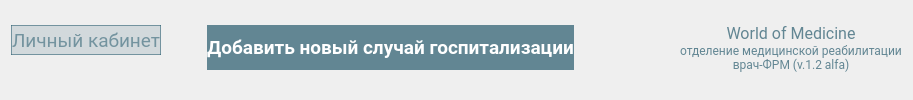
    <widget class="QFrame" name="top_panel">
     <layout class="QGridLayout" name="gridLayout_3">
      <property name="topMargin">
       <number>7</number>
      </property>
      <property name="verticalSpacing">
       <number>0</number>
      </property>
      <item row="0" column="3" rowspan="3">
       <spacer name="horizontalSpacer">
        <property name="orientation">
         <enum>Qt::Horizontal</enum>
        </property>
        <property name="sizeType">
         <enum>QSizePolicy::Fixed</enum>
        </property>
        <property name="sizeHint" stdset="0">
         <size>
          <width>100</width>
          <height>20</height>
         </size>
        </property>
       </spacer>
      </item>
      <item row="0" column="1" rowspan="3">
       <spacer name="horizontalSpacer_2">
        <property name="orientation">
         <enum>Qt::Horizontal</enum>
        </property>
        <property name="sizeType">
         <enum>QSizePolicy::Fixed</enum>
        </property>
        <property name="sizeHint" stdset="0">
         <size>
          <width>40</width>
          <height>20</height>
         </size>
        </property>
       </spacer>
      </item>
      <item row="1" column="0">
       <widget class="QPushButton" name="user_profile">
        <property name="enabled">
         <bool>false</bool>
        </property>
        <property name="minimumSize">
         <size>
          <width>0</width>
          <height>30</height>
         </size>
        </property>
        <property name="maximumSize">
         <size>
          <width>200</width>
          <height>16777215</height>
         </size>
        </property>
        <property name="font">
         <font>
          <family>Roboto</family>
          <pointsize>14</pointsize>
         </font>
        </property>
        <property name="styleSheet">
         <string notr="true">QPushButton {
background-color: rgba(50, 98, 115, 190);
font-size: 14pt;
color: White;
border: None;
}

QPushButton::hover {
background-color: rgba(50, 98, 115, 255);
border: 2px solid rgba(92, 158, 173, 255);
}

QPushButton::pressed {
background-color: rgba(92, 158, 173, 255);
border: 1px solid rgba(255, 255, 255, 255);
}

QPushButton::disabled {
background-color:  rgba(50, 98, 115, 40);
border: 1px solid rgba(50, 98, 115, 150);
color:  rgba(50, 98, 115, 150);
}</string>
        </property>
        <property name="text">
         <string>Личный кабинет</string>
        </property>
        <property name="icon">
         <iconset resource="../res_main.qrc">
          <normaloff>:/icon/icons/manage_accounts_white_36dp.svg</normaloff>:/icon/icons/manage_accounts_white_36dp.svg</iconset>
        </property>
        <property name="iconSize">
         <size>
          <width>32</width>
          <height>32</height>
         </size>
        </property>
       </widget>
      </item>
      <item row="0" column="0">
       <spacer name="verticalSpacer">
        <property name="orientation">
         <enum>Qt::Vertical</enum>
        </property>
        <property name="sizeType">
         <enum>QSizePolicy::Minimum</enum>
        </property>
        <property name="sizeHint" stdset="0">
         <size>
          <width>20</width>
          <height>18</height>
         </size>
        </property>
       </spacer>
      </item>
      <item row="2" column="0">
       <spacer name="verticalSpacer_2">
        <property name="orientation">
         <enum>Qt::Vertical</enum>
        </property>
        <property name="sizeType">
         <enum>QSizePolicy::Expanding</enum>
        </property>
        <property name="sizeHint" stdset="0">
         <size>
          <width>20</width>
          <height>15</height>
         </size>
        </property>
       </spacer>
      </item>
      <item row="0" column="2" rowspan="3">
       <widget class="QPushButton" name="add_new_patient">
        <property name="minimumSize">
         <size>
          <width>0</width>
          <height>45</height>
         </size>
        </property>
        <property name="palette">
         <palette>
          <active>
           <colorrole role="WindowText">
            <brush brushstyle="SolidPattern">
             <color alpha="255">
              <red>255</red>
              <green>255</green>
              <blue>255</blue>
             </color>
            </brush>
           </colorrole>
           <colorrole role="Button">
            <brush brushstyle="SolidPattern">
             <color alpha="190">
              <red>50</red>
              <green>98</green>
              <blue>115</blue>
             </color>
            </brush>
           </colorrole>
           <colorrole role="Light">
            <brush brushstyle="SolidPattern">
             <color alpha="255">
              <red>60</red>
              <green>145</green>
              <blue>255</blue>
             </color>
            </brush>
           </colorrole>
           <colorrole role="Midlight">
            <brush brushstyle="SolidPattern">
             <color alpha="255">
              <red>36</red>
              <green>119</green>
              <blue>227</blue>
             </color>
            </brush>
           </colorrole>
           <colorrole role="Dark">
            <brush brushstyle="SolidPattern">
             <color alpha="255">
              <red>6</red>
              <green>47</green>
              <blue>100</blue>
             </color>
            </brush>
           </colorrole>
           <colorrole role="Mid">
            <brush brushstyle="SolidPattern">
             <color alpha="255">
              <red>8</red>
              <green>62</green>
              <blue>133</blue>
             </color>
            </brush>
           </colorrole>
           <colorrole role="Text">
            <brush brushstyle="SolidPattern">
             <color alpha="255">
              <red>255</red>
              <green>255</green>
              <blue>255</blue>
             </color>
            </brush>
           </colorrole>
           <colorrole role="BrightText">
            <brush brushstyle="SolidPattern">
             <color alpha="255">
              <red>255</red>
              <green>255</green>
              <blue>255</blue>
             </color>
            </brush>
           </colorrole>
           <colorrole role="ButtonText">
            <brush brushstyle="SolidPattern">
             <color alpha="255">
              <red>255</red>
              <green>255</green>
              <blue>255</blue>
             </color>
            </brush>
           </colorrole>
           <colorrole role="Base">
            <brush brushstyle="SolidPattern">
             <color alpha="190">
              <red>50</red>
              <green>98</green>
              <blue>115</blue>
             </color>
            </brush>
           </colorrole>
           <colorrole role="Window">
            <brush brushstyle="SolidPattern">
             <color alpha="190">
              <red>50</red>
              <green>98</green>
              <blue>115</blue>
             </color>
            </brush>
           </colorrole>
           <colorrole role="Shadow">
            <brush brushstyle="SolidPattern">
             <color alpha="255">
              <red>0</red>
              <green>0</green>
              <blue>0</blue>
             </color>
            </brush>
           </colorrole>
           <colorrole role="AlternateBase">
            <brush brushstyle="SolidPattern">
             <color alpha="255">
              <red>133</red>
              <green>174</green>
              <blue>227</blue>
             </color>
            </brush>
           </colorrole>
           <colorrole role="ToolTipBase">
            <brush brushstyle="SolidPattern">
             <color alpha="255">
              <red>255</red>
              <green>255</green>
              <blue>220</blue>
             </color>
            </brush>
           </colorrole>
           <colorrole role="ToolTipText">
            <brush brushstyle="SolidPattern">
             <color alpha="255">
              <red>0</red>
              <green>0</green>
              <blue>0</blue>
             </color>
            </brush>
           </colorrole>
           <colorrole role="PlaceholderText">
            <brush brushstyle="SolidPattern">
             <color alpha="128">
              <red>255</red>
              <green>255</green>
              <blue>255</blue>
             </color>
            </brush>
           </colorrole>
          </active>
          <inactive>
           <colorrole role="WindowText">
            <brush brushstyle="SolidPattern">
             <color alpha="255">
              <red>255</red>
              <green>255</green>
              <blue>255</blue>
             </color>
            </brush>
           </colorrole>
           <colorrole role="Button">
            <brush brushstyle="SolidPattern">
             <color alpha="190">
              <red>50</red>
              <green>98</green>
              <blue>115</blue>
             </color>
            </brush>
           </colorrole>
           <colorrole role="Light">
            <brush brushstyle="SolidPattern">
             <color alpha="255">
              <red>60</red>
              <green>145</green>
              <blue>255</blue>
             </color>
            </brush>
           </colorrole>
           <colorrole role="Midlight">
            <brush brushstyle="SolidPattern">
             <color alpha="255">
              <red>36</red>
              <green>119</green>
              <blue>227</blue>
             </color>
            </brush>
           </colorrole>
           <colorrole role="Dark">
            <brush brushstyle="SolidPattern">
             <color alpha="255">
              <red>6</red>
              <green>47</green>
              <blue>100</blue>
             </color>
            </brush>
           </colorrole>
           <colorrole role="Mid">
            <brush brushstyle="SolidPattern">
             <color alpha="255">
              <red>8</red>
              <green>62</green>
              <blue>133</blue>
             </color>
            </brush>
           </colorrole>
           <colorrole role="Text">
            <brush brushstyle="SolidPattern">
             <color alpha="255">
              <red>255</red>
              <green>255</green>
              <blue>255</blue>
             </color>
            </brush>
           </colorrole>
           <colorrole role="BrightText">
            <brush brushstyle="SolidPattern">
             <color alpha="255">
              <red>255</red>
              <green>255</green>
              <blue>255</blue>
             </color>
            </brush>
           </colorrole>
           <colorrole role="ButtonText">
            <brush brushstyle="SolidPattern">
             <color alpha="255">
              <red>255</red>
              <green>255</green>
              <blue>255</blue>
             </color>
            </brush>
           </colorrole>
           <colorrole role="Base">
            <brush brushstyle="SolidPattern">
             <color alpha="190">
              <red>50</red>
              <green>98</green>
              <blue>115</blue>
             </color>
            </brush>
           </colorrole>
           <colorrole role="Window">
            <brush brushstyle="SolidPattern">
             <color alpha="190">
              <red>50</red>
              <green>98</green>
              <blue>115</blue>
             </color>
            </brush>
           </colorrole>
           <colorrole role="Shadow">
            <brush brushstyle="SolidPattern">
             <color alpha="255">
              <red>0</red>
              <green>0</green>
              <blue>0</blue>
             </color>
            </brush>
           </colorrole>
           <colorrole role="AlternateBase">
            <brush brushstyle="SolidPattern">
             <color alpha="255">
              <red>133</red>
              <green>174</green>
              <blue>227</blue>
             </color>
            </brush>
           </colorrole>
           <colorrole role="ToolTipBase">
            <brush brushstyle="SolidPattern">
             <color alpha="255">
              <red>255</red>
              <green>255</green>
              <blue>220</blue>
             </color>
            </brush>
           </colorrole>
           <colorrole role="ToolTipText">
            <brush brushstyle="SolidPattern">
             <color alpha="255">
              <red>0</red>
              <green>0</green>
              <blue>0</blue>
             </color>
            </brush>
           </colorrole>
           <colorrole role="PlaceholderText">
            <brush brushstyle="SolidPattern">
             <color alpha="128">
              <red>255</red>
              <green>255</green>
              <blue>255</blue>
             </color>
            </brush>
           </colorrole>
          </inactive>
          <disabled>
           <colorrole role="WindowText">
            <brush brushstyle="SolidPattern">
             <color alpha="255">
              <red>255</red>
              <green>255</green>
              <blue>255</blue>
             </color>
            </brush>
           </colorrole>
           <colorrole role="Button">
            <brush brushstyle="SolidPattern">
             <color alpha="255">
              <red>238</red>
              <green>238</green>
              <blue>238</blue>
             </color>
            </brush>
           </colorrole>
           <colorrole role="Light">
            <brush brushstyle="SolidPattern">
             <color alpha="255">
              <red>60</red>
              <green>145</green>
              <blue>255</blue>
             </color>
            </brush>
           </colorrole>
           <colorrole role="Midlight">
            <brush brushstyle="SolidPattern">
             <color alpha="255">
              <red>36</red>
              <green>119</green>
              <blue>227</blue>
             </color>
            </brush>
           </colorrole>
           <colorrole role="Dark">
            <brush brushstyle="SolidPattern">
             <color alpha="255">
              <red>6</red>
              <green>47</green>
              <blue>100</blue>
             </color>
            </brush>
           </colorrole>
           <colorrole role="Mid">
            <brush brushstyle="SolidPattern">
             <color alpha="255">
              <red>8</red>
              <green>62</green>
              <blue>133</blue>
             </color>
            </brush>
           </colorrole>
           <colorrole role="Text">
            <brush brushstyle="SolidPattern">
             <color alpha="255">
              <red>255</red>
              <green>255</green>
              <blue>255</blue>
             </color>
            </brush>
           </colorrole>
           <colorrole role="BrightText">
            <brush brushstyle="SolidPattern">
             <color alpha="255">
              <red>255</red>
              <green>255</green>
              <blue>255</blue>
             </color>
            </brush>
           </colorrole>
           <colorrole role="ButtonText">
            <brush brushstyle="SolidPattern">
             <color alpha="255">
              <red>255</red>
              <green>255</green>
              <blue>255</blue>
             </color>
            </brush>
           </colorrole>
           <colorrole role="Base">
            <brush brushstyle="SolidPattern">
             <color alpha="255">
              <red>238</red>
              <green>238</green>
              <blue>238</blue>
             </color>
            </brush>
           </colorrole>
           <colorrole role="Window">
            <brush brushstyle="SolidPattern">
             <color alpha="255">
              <red>238</red>
              <green>238</green>
              <blue>238</blue>
             </color>
            </brush>
           </colorrole>
           <colorrole role="Shadow">
            <brush brushstyle="SolidPattern">
             <color alpha="255">
              <red>0</red>
              <green>0</green>
              <blue>0</blue>
             </color>
            </brush>
           </colorrole>
           <colorrole role="AlternateBase">
            <brush brushstyle="SolidPattern">
             <color alpha="255">
              <red>12</red>
              <green>94</green>
              <blue>200</blue>
             </color>
            </brush>
           </colorrole>
           <colorrole role="ToolTipBase">
            <brush brushstyle="SolidPattern">
             <color alpha="255">
              <red>255</red>
              <green>255</green>
              <blue>220</blue>
             </color>
            </brush>
           </colorrole>
           <colorrole role="ToolTipText">
            <brush brushstyle="SolidPattern">
             <color alpha="255">
              <red>0</red>
              <green>0</green>
              <blue>0</blue>
             </color>
            </brush>
           </colorrole>
           <colorrole role="PlaceholderText">
            <brush brushstyle="SolidPattern">
             <color alpha="128">
              <red>255</red>
              <green>255</green>
              <blue>255</blue>
             </color>
            </brush>
           </colorrole>
          </disabled>
         </palette>
        </property>
        <property name="font">
         <font>
          <family>Roboto</family>
          <pointsize>14</pointsize>
          <bold>true</bold>
         </font>
        </property>
        <property name="styleSheet">
         <string notr="true">QPushButton {
background-color: rgba(50, 98, 115, 190);
font-size: 14pt;
color: White;
border: None;
}

QPushButton::hover {
background-color: rgba(50, 98, 115, 255);
border: 2px solid rgba(92, 158, 173, 255);
}

QPushButton::pressed {
background-color: rgba(92, 158, 173, 255);
border: 1px solid rgba(255, 255, 255, 255);
}

QPushButton::disabled {
background-color: #EEEEEE;
border: 1px solid rgba(50, 98, 115, 255);
}</string>
        </property>
        <property name="text">
         <string>Добавить новый случай госпитализации</string>
        </property>
        <property name="icon">
         <iconset resource="../res_main.qrc">
          <normaloff>:/icon/icons/person_add_white_36dp.svg</normaloff>:/icon/icons/person_add_white_36dp.svg</iconset>
        </property>
        <property name="iconSize">
         <size>
          <width>32</width>
          <height>32</height>
         </size>
        </property>
       </widget>
      </item>
      <item row="0" column="4" rowspan="3">
       <widget class="QLabel" name="labelLogo">
        <property name="maximumSize">
         <size>
          <width>250</width>
          <height>16777215</height>
         </size>
        </property>
        <property name="palette">
         <palette>
          <active>
           <colorrole role="WindowText">
            <brush brushstyle="SolidPattern">
             <color alpha="190">
              <red>50</red>
              <green>98</green>
              <blue>115</blue>
             </color>
            </brush>
           </colorrole>
           <colorrole role="Button">
            <brush brushstyle="SolidPattern">
             <color alpha="255">
              <red>226</red>
              <green>212</green>
              <blue>193</blue>
             </color>
            </brush>
           </colorrole>
           <colorrole role="Light">
            <brush brushstyle="SolidPattern">
             <color alpha="255">
              <red>60</red>
              <green>145</green>
              <blue>255</blue>
             </color>
            </brush>
           </colorrole>
           <colorrole role="Midlight">
            <brush brushstyle="SolidPattern">
             <color alpha="255">
              <red>36</red>
              <green>119</green>
              <blue>227</blue>
             </color>
            </brush>
           </colorrole>
           <colorrole role="Dark">
            <brush brushstyle="SolidPattern">
             <color alpha="255">
              <red>6</red>
              <green>47</green>
              <blue>100</blue>
             </color>
            </brush>
           </colorrole>
           <colorrole role="Mid">
            <brush brushstyle="SolidPattern">
             <color alpha="255">
              <red>8</red>
              <green>62</green>
              <blue>133</blue>
             </color>
            </brush>
           </colorrole>
           <colorrole role="Text">
            <brush brushstyle="SolidPattern">
             <color alpha="190">
              <red>50</red>
              <green>98</green>
              <blue>115</blue>
             </color>
            </brush>
           </colorrole>
           <colorrole role="BrightText">
            <brush brushstyle="SolidPattern">
             <color alpha="255">
              <red>255</red>
              <green>255</green>
              <blue>255</blue>
             </color>
            </brush>
           </colorrole>
           <colorrole role="ButtonText">
            <brush brushstyle="SolidPattern">
             <color alpha="190">
              <red>50</red>
              <green>98</green>
              <blue>115</blue>
             </color>
            </brush>
           </colorrole>
           <colorrole role="Base">
            <brush brushstyle="SolidPattern">
             <color alpha="255">
              <red>226</red>
              <green>212</green>
              <blue>193</blue>
             </color>
            </brush>
           </colorrole>
           <colorrole role="Window">
            <brush brushstyle="SolidPattern">
             <color alpha="255">
              <red>226</red>
              <green>212</green>
              <blue>193</blue>
             </color>
            </brush>
           </colorrole>
           <colorrole role="Shadow">
            <brush brushstyle="SolidPattern">
             <color alpha="255">
              <red>0</red>
              <green>0</green>
              <blue>0</blue>
             </color>
            </brush>
           </colorrole>
           <colorrole role="AlternateBase">
            <brush brushstyle="SolidPattern">
             <color alpha="255">
              <red>133</red>
              <green>174</green>
              <blue>227</blue>
             </color>
            </brush>
           </colorrole>
           <colorrole role="ToolTipBase">
            <brush brushstyle="SolidPattern">
             <color alpha="255">
              <red>255</red>
              <green>255</green>
              <blue>220</blue>
             </color>
            </brush>
           </colorrole>
           <colorrole role="ToolTipText">
            <brush brushstyle="SolidPattern">
             <color alpha="255">
              <red>0</red>
              <green>0</green>
              <blue>0</blue>
             </color>
            </brush>
           </colorrole>
           <colorrole role="PlaceholderText">
            <brush brushstyle="SolidPattern">
             <color alpha="95">
              <red>50</red>
              <green>98</green>
              <blue>115</blue>
             </color>
            </brush>
           </colorrole>
          </active>
          <inactive>
           <colorrole role="WindowText">
            <brush brushstyle="SolidPattern">
             <color alpha="190">
              <red>50</red>
              <green>98</green>
              <blue>115</blue>
             </color>
            </brush>
           </colorrole>
           <colorrole role="Button">
            <brush brushstyle="SolidPattern">
             <color alpha="255">
              <red>226</red>
              <green>212</green>
              <blue>193</blue>
             </color>
            </brush>
           </colorrole>
           <colorrole role="Light">
            <brush brushstyle="SolidPattern">
             <color alpha="255">
              <red>60</red>
              <green>145</green>
              <blue>255</blue>
             </color>
            </brush>
           </colorrole>
           <colorrole role="Midlight">
            <brush brushstyle="SolidPattern">
             <color alpha="255">
              <red>36</red>
              <green>119</green>
              <blue>227</blue>
             </color>
            </brush>
           </colorrole>
           <colorrole role="Dark">
            <brush brushstyle="SolidPattern">
             <color alpha="255">
              <red>6</red>
              <green>47</green>
              <blue>100</blue>
             </color>
            </brush>
           </colorrole>
           <colorrole role="Mid">
            <brush brushstyle="SolidPattern">
             <color alpha="255">
              <red>8</red>
              <green>62</green>
              <blue>133</blue>
             </color>
            </brush>
           </colorrole>
           <colorrole role="Text">
            <brush brushstyle="SolidPattern">
             <color alpha="190">
              <red>50</red>
              <green>98</green>
              <blue>115</blue>
             </color>
            </brush>
           </colorrole>
           <colorrole role="BrightText">
            <brush brushstyle="SolidPattern">
             <color alpha="255">
              <red>255</red>
              <green>255</green>
              <blue>255</blue>
             </color>
            </brush>
           </colorrole>
           <colorrole role="ButtonText">
            <brush brushstyle="SolidPattern">
             <color alpha="190">
              <red>50</red>
              <green>98</green>
              <blue>115</blue>
             </color>
            </brush>
           </colorrole>
           <colorrole role="Base">
            <brush brushstyle="SolidPattern">
             <color alpha="255">
              <red>226</red>
              <green>212</green>
              <blue>193</blue>
             </color>
            </brush>
           </colorrole>
           <colorrole role="Window">
            <brush brushstyle="SolidPattern">
             <color alpha="255">
              <red>226</red>
              <green>212</green>
              <blue>193</blue>
             </color>
            </brush>
           </colorrole>
           <colorrole role="Shadow">
            <brush brushstyle="SolidPattern">
             <color alpha="255">
              <red>0</red>
              <green>0</green>
              <blue>0</blue>
             </color>
            </brush>
           </colorrole>
           <colorrole role="AlternateBase">
            <brush brushstyle="SolidPattern">
             <color alpha="255">
              <red>133</red>
              <green>174</green>
              <blue>227</blue>
             </color>
            </brush>
           </colorrole>
           <colorrole role="ToolTipBase">
            <brush brushstyle="SolidPattern">
             <color alpha="255">
              <red>255</red>
              <green>255</green>
              <blue>220</blue>
             </color>
            </brush>
           </colorrole>
           <colorrole role="ToolTipText">
            <brush brushstyle="SolidPattern">
             <color alpha="255">
              <red>0</red>
              <green>0</green>
              <blue>0</blue>
             </color>
            </brush>
           </colorrole>
           <colorrole role="PlaceholderText">
            <brush brushstyle="SolidPattern">
             <color alpha="95">
              <red>50</red>
              <green>98</green>
              <blue>115</blue>
             </color>
            </brush>
           </colorrole>
          </inactive>
          <disabled>
           <colorrole role="WindowText">
            <brush brushstyle="SolidPattern">
             <color alpha="190">
              <red>50</red>
              <green>98</green>
              <blue>115</blue>
             </color>
            </brush>
           </colorrole>
           <colorrole role="Button">
            <brush brushstyle="SolidPattern">
             <color alpha="255">
              <red>226</red>
              <green>212</green>
              <blue>193</blue>
             </color>
            </brush>
           </colorrole>
           <colorrole role="Light">
            <brush brushstyle="SolidPattern">
             <color alpha="255">
              <red>60</red>
              <green>145</green>
              <blue>255</blue>
             </color>
            </brush>
           </colorrole>
           <colorrole role="Midlight">
            <brush brushstyle="SolidPattern">
             <color alpha="255">
              <red>36</red>
              <green>119</green>
              <blue>227</blue>
             </color>
            </brush>
           </colorrole>
           <colorrole role="Dark">
            <brush brushstyle="SolidPattern">
             <color alpha="255">
              <red>6</red>
              <green>47</green>
              <blue>100</blue>
             </color>
            </brush>
           </colorrole>
           <colorrole role="Mid">
            <brush brushstyle="SolidPattern">
             <color alpha="255">
              <red>8</red>
              <green>62</green>
              <blue>133</blue>
             </color>
            </brush>
           </colorrole>
           <colorrole role="Text">
            <brush brushstyle="SolidPattern">
             <color alpha="190">
              <red>50</red>
              <green>98</green>
              <blue>115</blue>
             </color>
            </brush>
           </colorrole>
           <colorrole role="BrightText">
            <brush brushstyle="SolidPattern">
             <color alpha="255">
              <red>255</red>
              <green>255</green>
              <blue>255</blue>
             </color>
            </brush>
           </colorrole>
           <colorrole role="ButtonText">
            <brush brushstyle="SolidPattern">
             <color alpha="190">
              <red>50</red>
              <green>98</green>
              <blue>115</blue>
             </color>
            </brush>
           </colorrole>
           <colorrole role="Base">
            <brush brushstyle="SolidPattern">
             <color alpha="255">
              <red>226</red>
              <green>212</green>
              <blue>193</blue>
             </color>
            </brush>
           </colorrole>
           <colorrole role="Window">
            <brush brushstyle="SolidPattern">
             <color alpha="255">
              <red>226</red>
              <green>212</green>
              <blue>193</blue>
             </color>
            </brush>
           </colorrole>
           <colorrole role="Shadow">
            <brush brushstyle="SolidPattern">
             <color alpha="255">
              <red>0</red>
              <green>0</green>
              <blue>0</blue>
             </color>
            </brush>
           </colorrole>
           <colorrole role="AlternateBase">
            <brush brushstyle="SolidPattern">
             <color alpha="255">
              <red>12</red>
              <green>94</green>
              <blue>200</blue>
             </color>
            </brush>
           </colorrole>
           <colorrole role="ToolTipBase">
            <brush brushstyle="SolidPattern">
             <color alpha="255">
              <red>255</red>
              <green>255</green>
              <blue>220</blue>
             </color>
            </brush>
           </colorrole>
           <colorrole role="ToolTipText">
            <brush brushstyle="SolidPattern">
             <color alpha="255">
              <red>0</red>
              <green>0</green>
              <blue>0</blue>
             </color>
            </brush>
           </colorrole>
           <colorrole role="PlaceholderText">
            <brush brushstyle="SolidPattern">
             <color alpha="95">
              <red>50</red>
              <green>98</green>
              <blue>115</blue>
             </color>
            </brush>
           </colorrole>
          </disabled>
         </palette>
        </property>
        <property name="font">
         <font>
          <family>Roboto</family>
          <pointsize>9</pointsize>
          <bold>false</bold>
         </font>
        </property>
        <property name="styleSheet">
         <string notr="true">background-color: none;
color: rgba(50, 98, 115, 190);</string>
        </property>
        <property name="text">
         <string>&lt;html&gt;&lt;head/&gt;&lt;body&gt;&lt;p align=&quot;center&quot;&gt;&lt;span style=&quot; font-size:12pt;&quot;&gt;World of Medicine&lt;/span&gt;&lt;span style=&quot; font-size:10pt;&quot;&gt;&lt;br/&gt;&lt;/span&gt;отделение медицинской реабилитации&lt;br/&gt;врач-ФРМ (v.1.2 alfa)&lt;/p&gt;&lt;/body&gt;&lt;/html&gt;</string>
        </property>
       </widget>
      </item>
     </layout>
    </widget>
